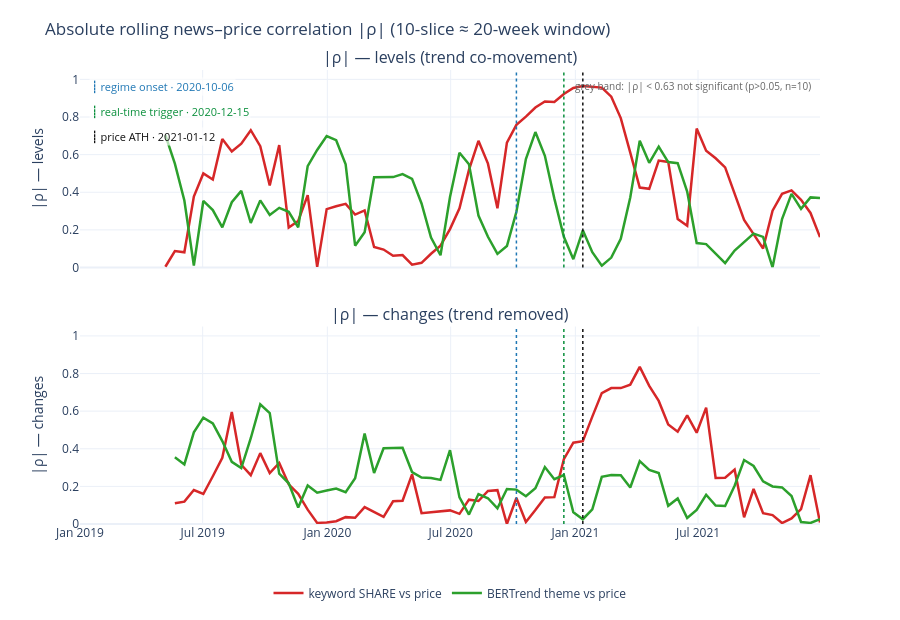

Notebook cell for this chart:
### Code cell
# --- Same correlations as |ρ| (magnitude of association, sign ignored) ---
# Self-contained: reads the saved series, so it does NOT need §1-6 re-run (no reload, no BERTrend).
corr = pd.read_parquet(OUTPUT_DIR / "clean_energy_rolling_corr.parquet")
levA, movA = corr["level"].abs(), corr["change"].abs()

# Window + significance threshold and event dates: reuse §7 if in memory, else fall back.
try:
    _win, _rc = CORR_WIN, RCRIT
except NameError:
    from scipy import stats
    _win = 10; _t = stats.t.ppf(0.975, _win - 2); _rc = float(_t / np.sqrt(_t**2 + (_win - 2)))
try:
    _ev = [(onset, "#1f77b4", "regime onset"), (detection, "#0a8f3c", "real-time trigger"),
           (PRICE_PEAK, "#111111", "price ATH")]
except NameError:  # standalone: recompute the §3-4 markers from the saved lead-lag table
    _mm = pd.read_parquet(OUTPUT_DIR / "clean_energy_lead_lag.parquet")
    _bl = _mm.loc[DATE_START:pd.Timestamp("2020-06-30"), "share_smooth"].median()
    _ix, _ab, _det = _mm.index, _mm["share_smooth"] > 1.5 * _bl, None
    for k in range(len(_mm) - 1):
        if _ix[k] > pd.Timestamp("2020-06-30") and _ab.iloc[k] and _ab.iloc[k + 1]:
            _det = _ix[k]; break
    _ons, _sm = None, _mm["share_smooth"]
    for k in range(len(_mm)):
        if bool((_sm.iloc[k:] >= 1.2 * _bl).all()):
            _ons = _ix[k]; break
    _ev = [(_ons, "#1f77b4", "regime onset"), (_det, "#0a8f3c", "real-time trigger"),
           (_mm["PX_LAST"].idxmax(), "#111111", "price ATH")]
_events = sorted([e for e in _ev if e[0] is not None], key=lambda e: e[0])

RED, GREEN = "#d62728", "#2ca02c"
fig = make_subplots(rows=2, cols=1, shared_xaxes=True, vertical_spacing=0.13,
                    subplot_titles=("|ρ| — levels (trend co-movement)", "|ρ| — changes (trend removed)"))
for r, src in [(1, levA), (2, movA)]:
    fig.add_hrect(y0=0, y1=_rc, line_width=0, fillcolor="#9aa0a6", opacity=0.16, row=r, col=1)
    fig.add_hline(y=_rc, line=dict(color="#888", dash="dash", width=1), row=r, col=1)
    fig.add_scatter(x=src.index, y=src["share"], name="keyword SHARE vs price",
                    line=dict(color=RED, width=2.5), row=r, col=1, legendgroup="s", showlegend=(r == 1))
    fig.add_scatter(x=src.index, y=src["theme"], name="BERTrend theme vs price",
                    line=dict(color=GREEN, width=2.5), row=r, col=1, legendgroup="t", showlegend=(r == 1))
for dte, col, _txt in _events:
    fig.add_vline(x=dte, line=dict(color=col, dash="dot", width=1.5), row="all", col=1)
for i, (dte, col, txt) in enumerate(_events):
    fig.add_annotation(xref="paper", yref="paper", x=0.012, y=0.985 - 0.055 * i, xanchor="left",
                       yanchor="top", showarrow=False, text=f"<b>┊</b> {txt} · {dte.date()}",
                       font=dict(color=col, size=11), bgcolor="rgba(255,255,255,0.65)")
fig.add_annotation(xref="paper", yref="paper", x=0.99, y=0.985, xanchor="right", yanchor="top",
                   showarrow=False, text=f"grey band: |ρ| < {_rc:.2f} not significant (p>0.05, n={_win})",
                   font=dict(color="#666", size=10))
fig.update_yaxes(range=[0, 1.05], title_text="|ρ| — levels", row=1, col=1)
fig.update_yaxes(range=[0, 1.05], title_text="|ρ| — changes", row=2, col=1)
fig.update_layout(title=f"Absolute rolling news–price correlation |ρ| ({_win}-slice ≈ {_win * 2}-week window)",
                  template="plotly_white", height=620, margin=dict(t=70, b=70),
                  legend=dict(orientation="h", yanchor="top", y=-0.12, x=0.5, xanchor="center"))
fig.write_html(OUTPUT_DIR / "clean_energy_rolling_corr_abs.html")
fig.show()
